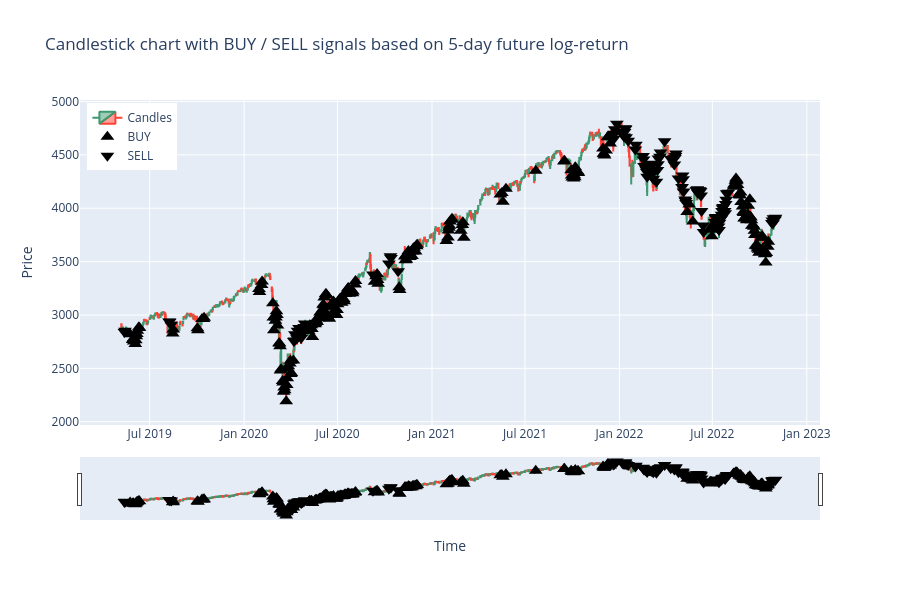

Notebook cell for this chart:
### Code cell
df_slice = df_ta.iloc[split_idx+SEQ_LEN:].copy()
y_pred_slice = y_pred[-len(df_slice):]  # make sure lengths match
df_slice = df_slice.copy()
df_slice["y_pred"] = y_pred_slice
# Identify signals
buy_signals = df_slice[df_slice["y_pred"] > thr_buy]
sell_signals = df_slice[df_slice["y_pred"] < -thr_sell]
# Create candlestick figure
fig = go.Figure(data=[go.Candlestick(
    x=df_slice.index,   # use index for x-axis
    open=df_slice['Open'],
    high=df_slice['High'],
    low=df_slice['Low'],
    close=df_slice['Close'],
    name='Candles'
)])
# BUY signals (triangle-up)
fig.add_trace(go.Scatter(
    x=buy_signals.index,
    y=buy_signals['Low'],  # anchor near candle low
    mode='markers', 
    marker=dict(symbol='triangle-up', size=12, color='black'), 
    name='BUY'
))
# SELL signals (triangle-down)
fig.add_trace(go.Scatter(
    x=sell_signals.index,
    y=sell_signals['High'],  # anchor near candle high
    mode='markers', 
    marker=dict(symbol='triangle-down', size=12, color='black'),
    name='SELL'
))
fig.update_layout(
    title=f"Candlestick chart with BUY / SELL signals based on {HORIZON}-day future log-return",
    xaxis_title="Time", 
    yaxis_title="Price", 
    height=600,
    legend=dict(x=0.01, y=0.99)
)
path = "plots/improved_lstm_full_test_pred.png"
fig.write_image(path)
fig.show()
display(Image(filename=path)) # Display static image (GitHub-compatible)

### Figure 1 — Plotly figure (JSON) as saved in the notebook; plotly's stock layout.template omitted (floating-point values rounded to 4 significant figures; data arrays with more than 128 entries replaced by an {"elided": "..."} marker saying what was removed)
{"data": [{"close": {"elided": "881 float values"}, "high": {"elided": "881 float values"}, "low": {"elided": "881 float values"}, "name": "Candles", "open": {"elided": "881 float values"}, "type": "candlestick", "x": {"elided": "881 str values"}}, {"marker": {"color": "black", "size": 12, "symbol": "triangle-up"}, "mode": "markers", "name": "BUY", "type": "scatter", "x": {"elided": "226 str values"}, "y": {"elided": "226 float values"}}, {"marker": {"color": "black", "size": 12, "symbol": "triangle-down"}, "mode": "markers", "name": "SELL", "type": "scatter", "x": ["2019-05-13T00:00:00", "2019-05-14T00:00:00", "2019-08-08T00:00:00", "2019-08-09T00:00:00", "2019-08-12T00:00:00", "2020-04-07T00:00:00", "2020-04-08T00:00:00", "2020-04-09T00:00:00", "2020-04-13T00:00:00", "2020-04-14T00:00:00", "2020-04-15T00:00:00", "2020-04-16T00:00:00", "2020-04-17T00:00:00", "2020-04-20T00:00:00", "2020-04-21T00:00:00", "2020-04-22T00:00:00", "2020-04-23T00:00:00", "2020-04-24T00:00:00", "2020-04-27T00:00:00", "2020-04-28T00:00:00", "2020-09-08T00:00:00", "2020-10-09T00:00:00", "2020-10-12T00:00:00", "2020-10-13T00:00:00", "2020-10-27T00:00:00", "2021-12-21T00:00:00", "2021-12-22T00:00:00", "2021-12-23T00:00:00", "2021-12-27T00:00:00", "2022-01-07T00:00:00", "2022-01-10T00:00:00", "2022-01-11T00:00:00", "2022-01-12T00:00:00", "2022-01-13T00:00:00", "2022-01-14T00:00:00", "2022-01-18T00:00:00", "2022-02-01T00:00:00", "2022-02-02T00:00:00", "2022-02-16T00:00:00", "2022-02-17T00:00:00", "2022-02-18T00:00:00", "2022-02-22T00:00:00", "2022-02-23T00:00:00", "2022-02-24T00:00:00", "2022-02-25T00:00:00", "2022-02-28T00:00:00", "2022-03-01T00:00:00", "2022-03-02T00:00:00", "2022-03-03T00:00:00", "2022-03-04T00:00:00", "2022-03-07T00:00:00", "2022-03-08T00:00:00", "2022-03-14T00:00:00", "2022-03-16T00:00:00", "2022-03-17T00:00:00", "2022-03-18T00:00:00", "2022-03-21T00:00:00", "2022-03-22T00:00:00", "2022-03-30T00:00:00", "2022-04-11T00:00:00", "2022-04-18T00:00:00", "2022-04-19T00:00:00", "2022-04-20T00:00:00", "2022-04-21T00:00:00", "2022-04-26T00:00:00", "2022-05-03T00:00:00", "2022-05-04T00:00:00", "2022-05-05T00:00:00", "2022-05-06T00:00:00", "2022-05-09T00:00:00", "2022-05-10T00:00:00", "2022-05-11T00:00:00", "2022-05-31T00:00:00", "2022-06-01T00:00:00", "2022-06-02T00:00:00", "2022-06-03T00:00:00", "2022-06-06T00:00:00", "2022-06-07T00:00:00", "2022-06-08T00:00:00", "2022-06-09T00:00:00", "2022-06-10T00:00:00", "2022-06-13T00:00:00", "2022-06-14T00:00:00", "2022-07-06T00:00:00", "2022-07-07T00:00:00", "2022-07-08T00:00:00", "2022-07-11T00:00:00", "2022-07-12T00:00:00", "2022-07-13T00:00:00", "2022-07-14T00:00:00", "2022-07-15T00:00:00", "2022-07-18T00:00:00", "2022-07-19T00:00:00", "2022-07-20T00:00:00", "2022-07-21T00:00:00", "2022-07-22T00:00:00", "2022-07-25T00:00:00", "2022-07-26T00:00:00", "2022-07-27T00:00:00", "2022-07-28T00:00:00", "2022-07-29T00:00:00", "2022-08-01T00:00:00", "2022-10-25T00:00:00", "2022-10-26T00:00:00", "2022-10-27T00:00:00", "2022-10-28T00:00:00", "2022-10-31T00:00:00", "2022-11-01T00:00:00"], "y": [2840.0, 2853.0, 2939.0, 2936.0, 2908.0, 2757.0, 2761.0, 2819.0, 2782.0, 2852.0, 2802.0, 2807.0, 2879.0, 2869.0, 2786.0, 2815.0, 2845.0, 2843.0, 2888.0, 2921.0, 3380.0, 3482.0, 3550.0, 3534.0, 3410.0, 4651.0, 4698.0, 4741.0, 4791.0, 4708.0, 4673.0, 4714.0, 4749.0, 4744.0, 4665.0, 4632.0, 4550.0, 4595.0, 4490.0, 4456.0, 4395.0, 4362.0, 4342.0, 4295.0, 4385.0, 4389.0, 4378.0, 4401.0, 4417.0, 4342.0, 4327.0, 4277.0, 4248.0, 4359.0, 4413.0, 4465.0, 4482.0, 4522.0, 4628.0, 4464.0, 4410.0, 4471.0, 4488.0, 4513.0, 4278.0, 4200.0, 4308.0, 4270.0, 4158.0, 4081.0, 4069.0, 4049.0, 4168.0, 4167.0, 4178.0, 4143.0, 4169.0, 4165.0, 4160.0, 4119.0, 3974.0, 3838.0, 3778.0, 3871.0, 3911.0, 3918.0, 3881.0, 3873.0, 3829.0, 3796.0, 3864.0, 3902.0, 3940.0, 3974.0, 3999.0, 4012.0, 3975.0, 3953.0, 4040.0, 4079.0, 4140.0, 4145.0, 3863.0, 3886.0, 3860.0, 3905.0, 3894.0, 3912.0]}], "layout": {"height": 600, "legend": {"x": 0.01, "y": 0.99}, "title": {"text": "Candlestick chart with BUY / SELL signals based on 5-day future log-return"}, "xaxis": {"title": {"text": "Time"}}, "yaxis": {"title": {"text": "Price"}}}}
